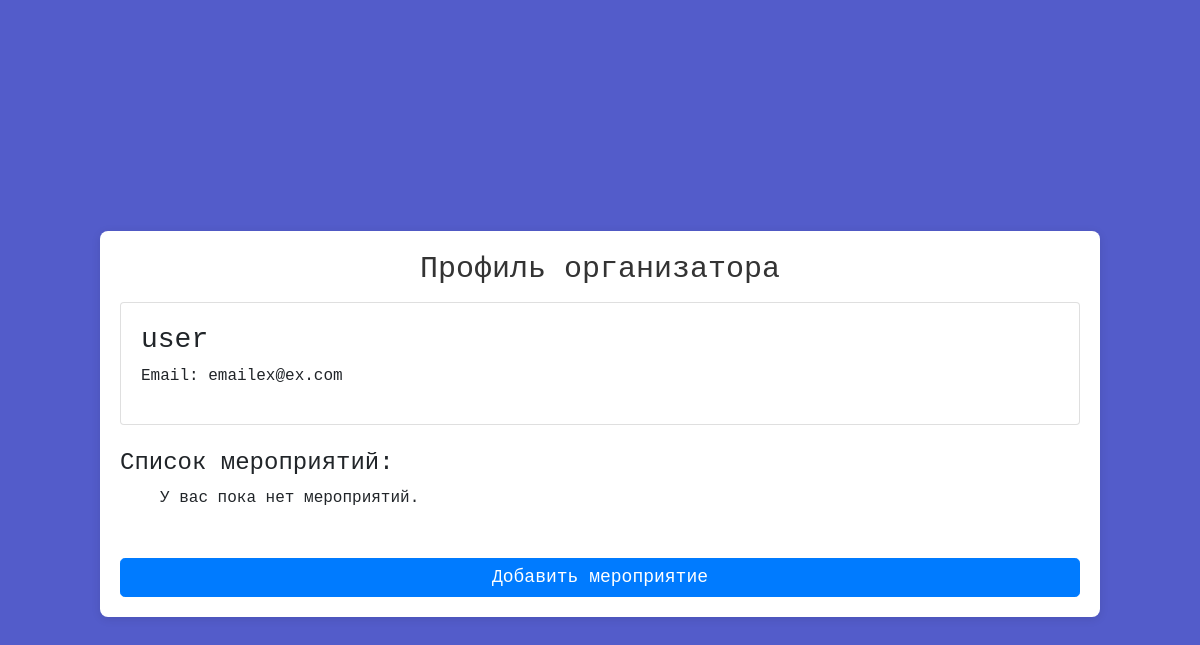
The page /profile/ (signed in) on the database as committed earlier.
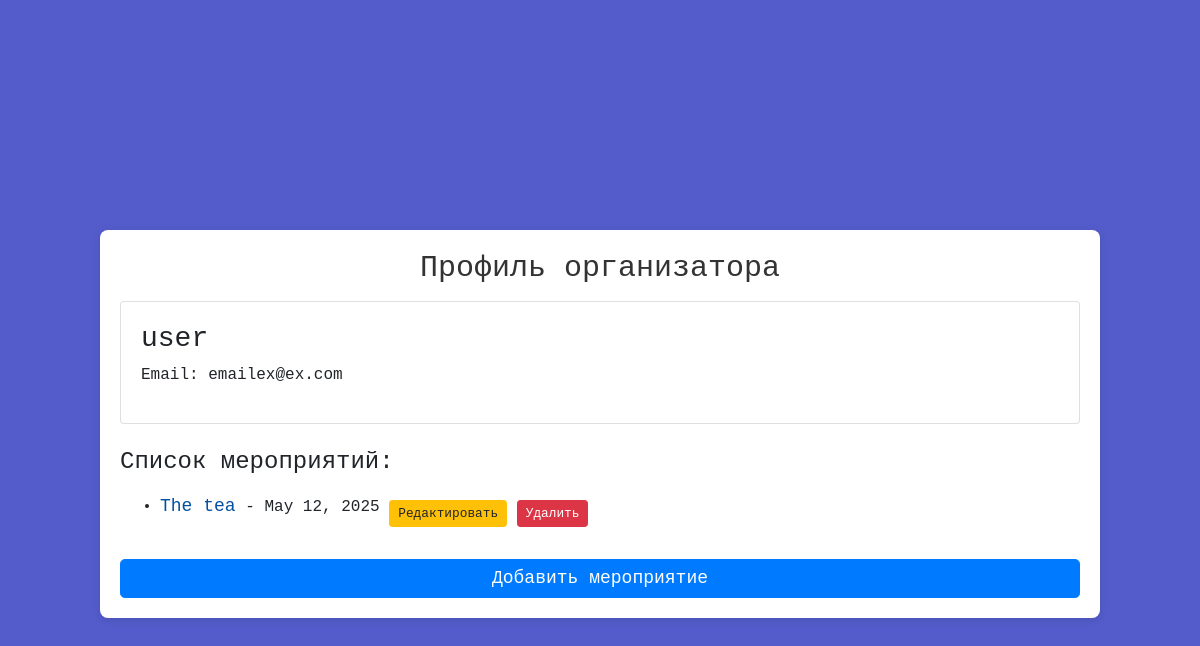
The same page on the database as committed later.
### events/models.py (models this page shows, shortened)
class Event(models.Model):
    title = models.CharField(max_length=255)
    description = models.TextField()
    date = models.DateField()
    image = models.ImageField(upload_to='event_images/', blank=True, null=True)
    organizer = models.ForeignKey(User, on_delete=models.CASCADE)
    attendee_count = models.IntegerField(default=0)

### events/views.py (the view)
# urls.py: path('profile/', profile, name='profile'),
def profile(request):
    organizer_name = request.user.username if request.user.is_authenticated else 'Гость'
    organizer_email = request.user.email if request.user.is_authenticated else 'example@example.com'
    events = Event.objects.filter(organizer=request.user)
    context = {
        'organizer_name': organizer_name,
        'organizer_email': organizer_email,
        'events': events,
    }
    return render(request, 'profile.html', context)

### events/templates/profile.html (shortened to what this page needs)
<!DOCTYPE html>
<html lang="ru">
<head>
    <link href="https://stackpath.bootstrapcdn.com/bootstrap/4.5.2/css/bootstrap.min.css" rel="stylesheet"/>
    {% load static %}
    <link rel="stylesheet" type="text/css" href="{% static 'style.css' %}">
</head>
<body>
    <div class="container mt-5">
        <h2 class="text-center">Профиль организатора</h2>
        <div class="card mb-4">
            <div class="card-body">
                <h3>{{ organizer_name }}</h3>
                <p>Email: {{ organizer_email }}</p>
            </div>
        </div>
        <h4>Список мероприятий:</h4>
        <ul>
            {% for event in events %}
                <li>
                    <a href="{% url 'event_detail' event.id %}">{{ event.title }}</a> - {{ event.date }}
                    {% if user == event.organizer %}
                        <a href="{% url 'edit_event' event.id %}" class="btn btn-warning btn-sm small-btn">Редактировать</a>
                        <a href="{% url 'delete_event' event.id %}" class="btn btn-danger btn-sm small-btn">Удалить</a>
                    {% endif %}
                </li>
            {% empty %}
                <p>У вас пока нет мероприятий.</p>
            {% endfor %}
        </ul>
        <a href="{% url 'forma' %}" class="btn btn-primary btn-lg mt-3">Добавить мероприятие</a>
    </div>
</body>
</html>

### events/static/style.css (style rules this page uses)
body { font-family: monospace; background-color: #535cca; padding: 20px; display: flex; justify-content: center; align-items: center; height: 100vh; margin: 0; }
.container { display: flex; flex-direction: column; background-color: #ffffff; padding: 20px; border-radius: 8px; box-shadow: 0 2px 10px rgba(0, 0, 0, 0.1); width: 100%; max-width: 1000px; box-sizing: border-box; }
h2 { color: #333; font-size: 30px; margin-top: 0; margin-bottom: 15px; text-align: center; }
.btn { display: inline-block; width: auto; margin-top: 15px; padding: 5px 10px; font-size: 18px; }
a { font-size: 18px; color: #0450a0; text-decoration: none; }

### events/templates/profile.html (style rules this page uses)
.small-btn { padding: 0.2rem 0.5rem; font-size: 0.8rem; }

Rows that differ between the two databases and show on the page:
added Event: title "The tea", date "May 12, 2025", shows "Редактировать"
Other text that changed with them:
text no longer shown: "У вас пока нет мероприятий."
